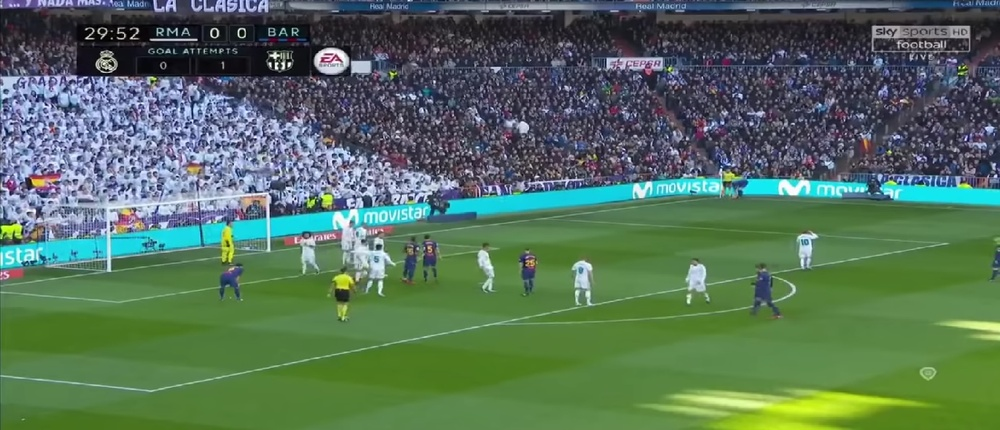
//> input picture vscode/image/sample.jpg, 1000 x 430 px, shrunk from 1620 x 696 before the run
$ ./cannyAndHough   (built with g++ and OpenCV 4)
//> lines starting //> are read from the running program, lines starting //| are printed output that depends on the picture
//> in readImage, image is the input picture: 430 rows x 1000 cols, CV_8UC3; mean B, G, R 91.7, 113, 85.8
#include <opencv2/opencv.hpp>
#include <iostream>

using namespace std;

void cannyAndHough(cv::Mat src, cv::Mat dst, double rho,
		double theta, int threshold, double minL, double minGap)
	{
//> called with rho = 1, theta = 0.0175, threshold = 200, minL = 100, minGap = 10
	using namespace cv;

	Mat gsrc,edges;
	cvtColor( src, gsrc, COLOR_BGR2GRAY );
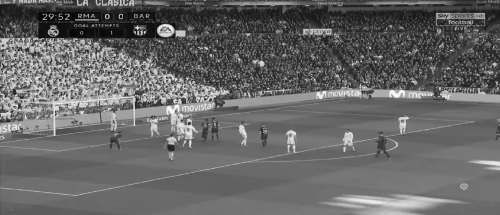
//> gsrc: 430 rows x 1000 cols, CV_8UC1 (shown at 1/2 size); min 0, max 254, mean 102.5
    Canny( gsrc, edges, 75, 25, 3 );
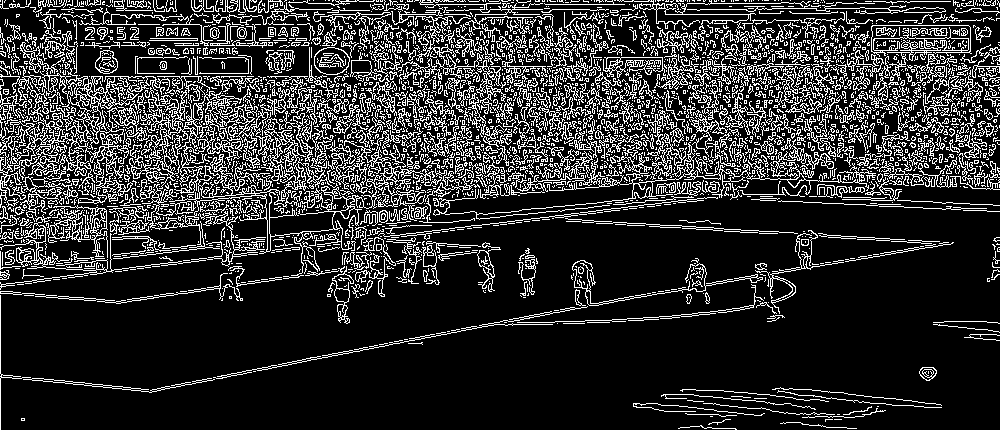
//> edges: 430 rows x 1000 cols, CV_8UC1; 18.8% white in thin lines or dots
	imshow("エッジ画像",edges);
    cvtColor( edges, dst, COLOR_GRAY2BGR );
//> dst: 430 rows x 1000 cols, CV_8UC3; 18.8% white in thin lines or dots
    vector<Vec4i> lines;
    HoughLinesP( edges, lines, rho, theta, threshold, minL, minGap);
//> lines = 323 lines (x1, y1, x2, y2), first 8: [67, 275, 341, 241], [320, 45, 623, 45], [1, 159, 549, 188], [0, 76, 441, 76], [332, 1, 733, 1], [409, 107, 670, 107], [439, 222, 696, 195], [1, 119, 448, 150]
    for( size_t i = 0; i < lines.size(); i++ ) {
        line( dst, Point(lines[i][0], lines[i][1]),
        Point( lines[i][2], lines[i][3]), Scalar(0,0,255), 1, 8 );
    }
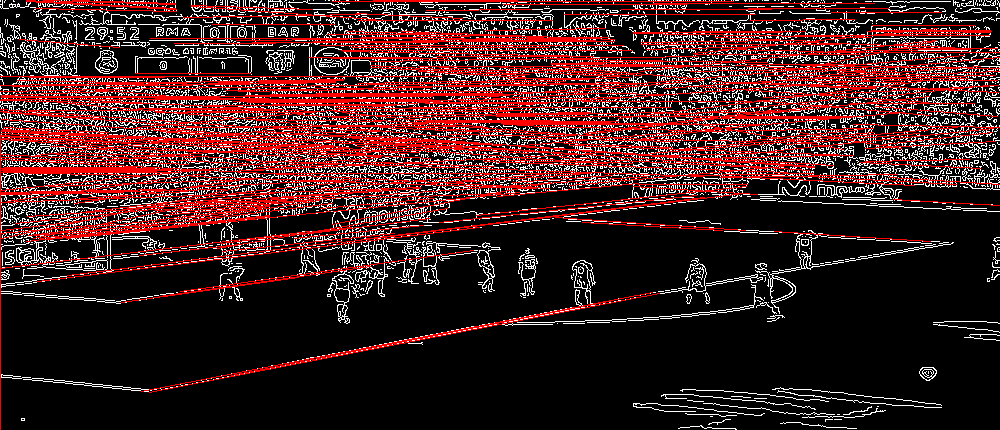
//> dst: 430 rows x 1000 cols, CV_8UC3; mean B, G, R 33.1, 33.1, 69.1
	if (cv::waitKey() == 'e')
//> the space key is pressed
	{
		cv::imwrite("../image/result/new-edges-result.png",edges);
	}
}

void readImage(char* name)
{
	cv::Mat image = cv::imread(name);
    int threshold = 200;
	double minL = 100;
	cv::Mat result = image.clone();

	if (image.empty())
	{
		cout << "画像ファイルを読み込めませんでした．" << endl;
		return;
	}

	cv::imshow("元画像", image);
    cannyAndHough(image, result, 1, CV_PI/180, threshold, minL, 10);
	cv::imshow("結果画像", result);

	if (cv::waitKey() == 's')
//> the space key is pressed
	{
		cv::imwrite("../image/result/new-hough-result.png",result);
	}

	cv::waitKey();
}

int main(int argc, char* argv[])
{
    if (argc < 2)
    {
        readImage("../image/sample.jpg");
    }
	else{
        readImage(argv[1]);
    }

	return 0;
}

$ run again, with vscode/image/angle1.png saved as vscode/image/sample.jpg
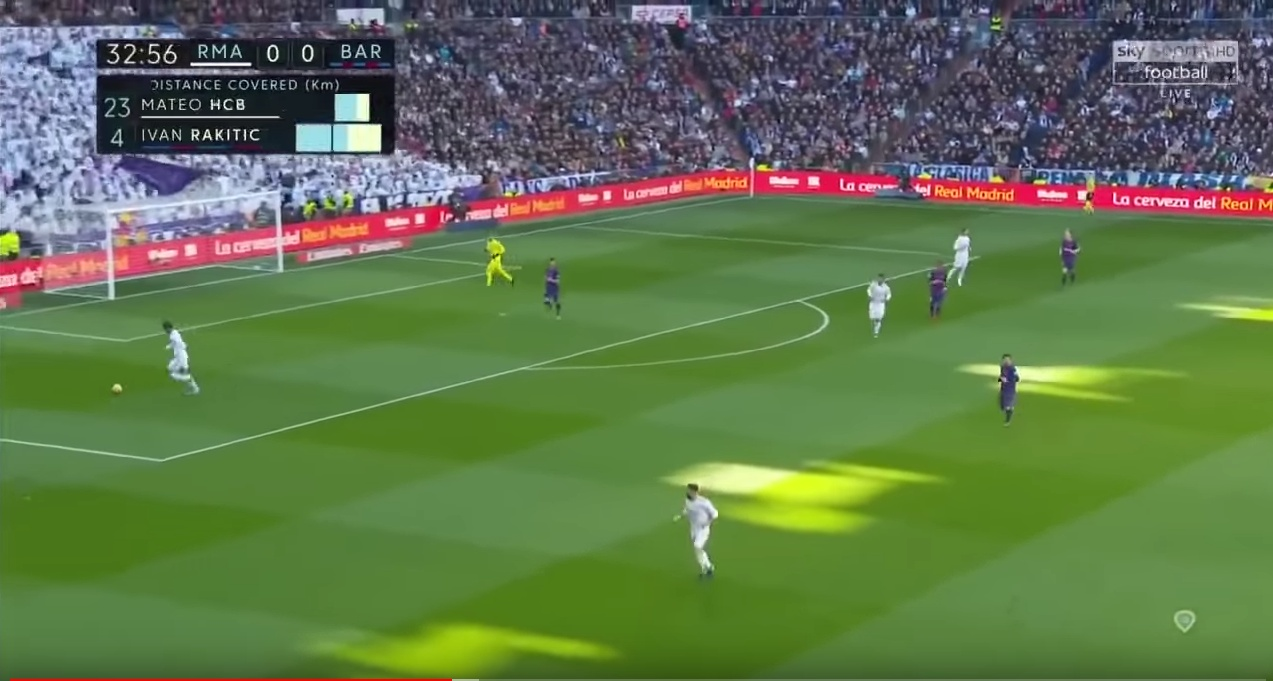
//> input picture vscode/image/angle1.png, 1273 x 681 px
//> in readImage, image is the input picture: 681 rows x 1273 cols, CV_8UC3; mean B, G, R 76.7, 118.9, 96.3
//> in cannyAndHough, `Canny( gsrc, edges, 75, 25, 3 );`:
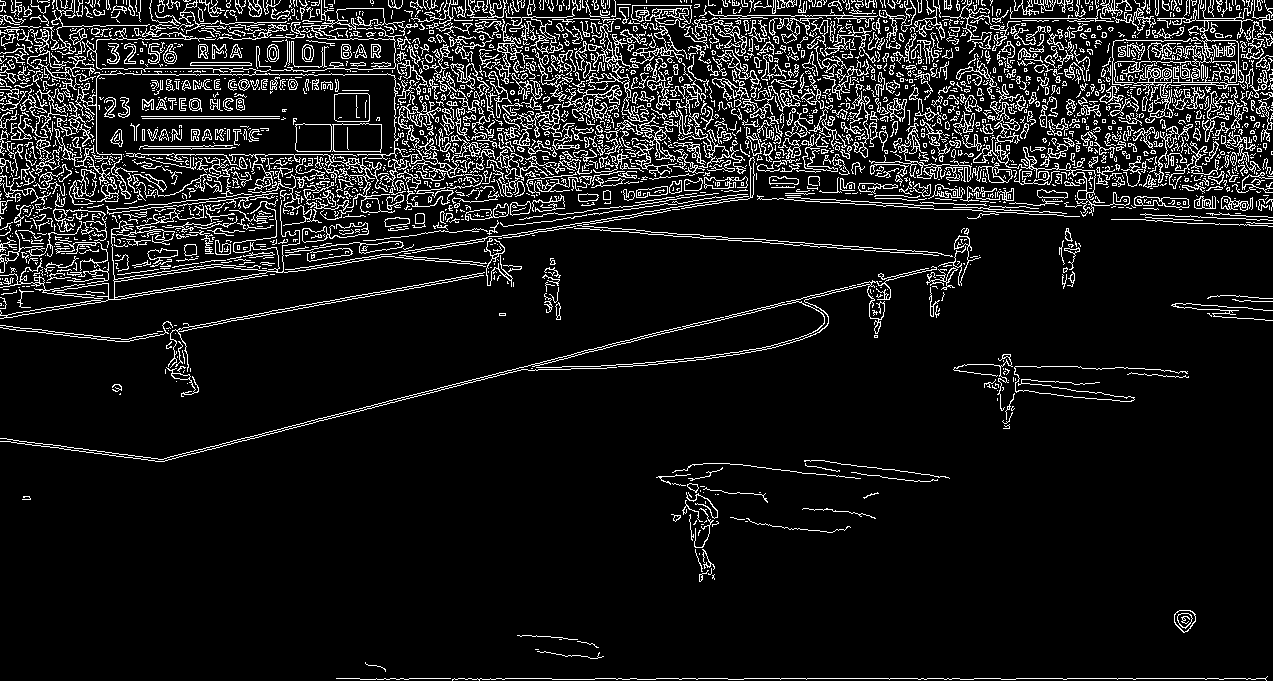
//> edges: 681 rows x 1273 cols, CV_8UC1; 10.1% white in thin lines or dots
//> lines = 281 lines (x1, y1, x2, y2), first 8: [744, 678, 959, 678], [877, 175, 1007, 155], [0, 315, 636, 214], [404, 253, 666, 211], [0, 74, 417, 74], [957, 18, 1243, 18], [141, 116, 279, 116], [3, 154, 516, 154]
//> after the loop in cannyAndHough, `for( size_t i = 0; i < lines.size(); i++ )`:
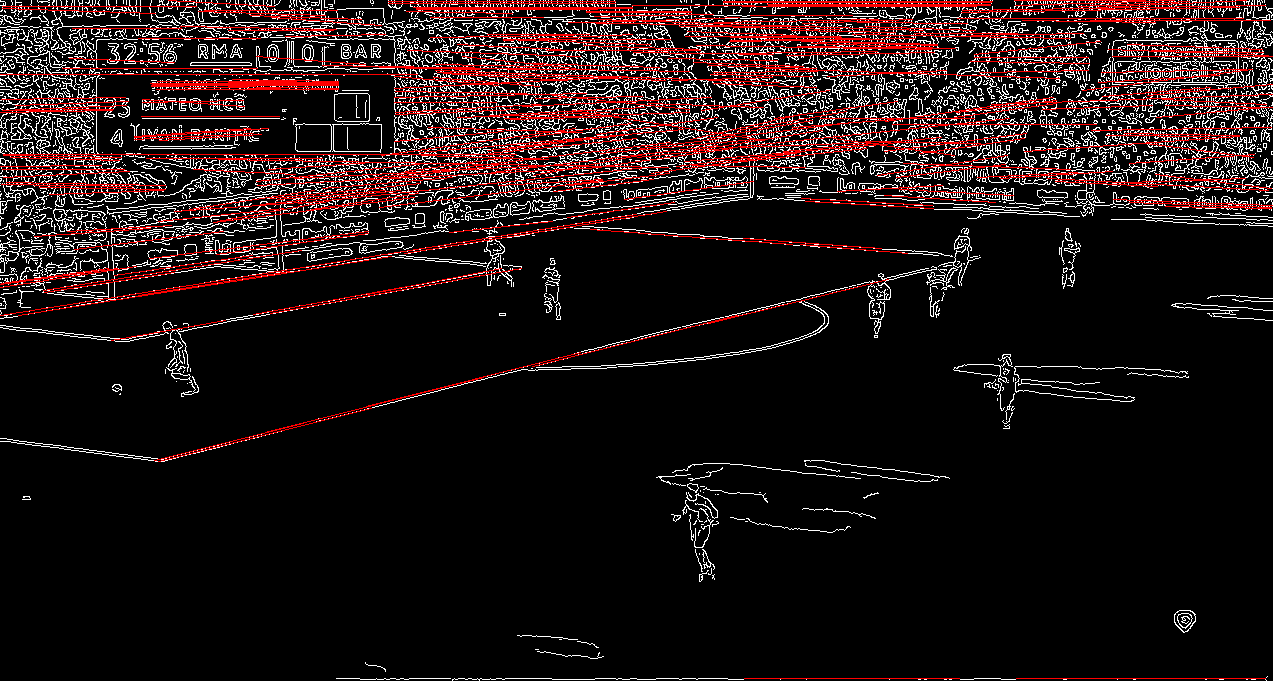
//> dst: 681 rows x 1273 cols, CV_8UC3; mean B, G, R 20.7, 20.7, 33.4

$ run again, with vscode/image/angle2.png saved as vscode/image/sample.jpg
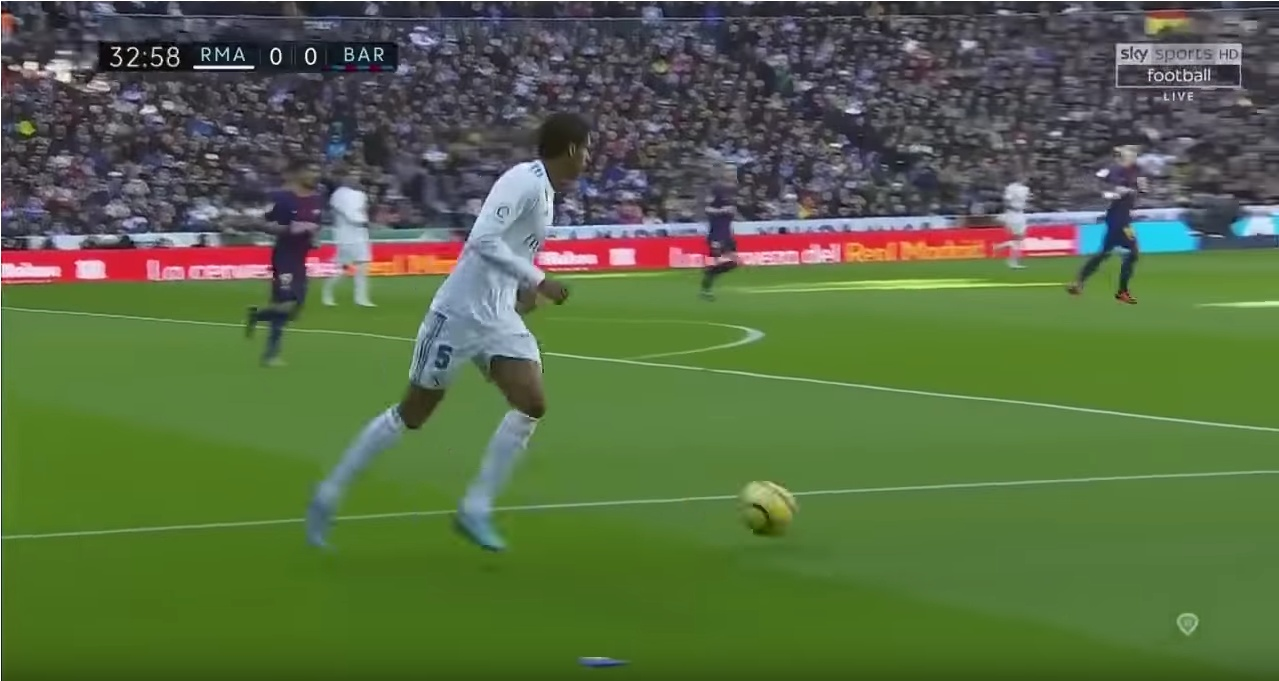
//> input picture vscode/image/angle2.png, 1279 x 681 px
//> in readImage, image is the input picture: 681 rows x 1279 cols, CV_8UC3; mean B, G, R 68.5, 106.6, 87.6
//> in cannyAndHough, `Canny( gsrc, edges, 75, 25, 3 );`:
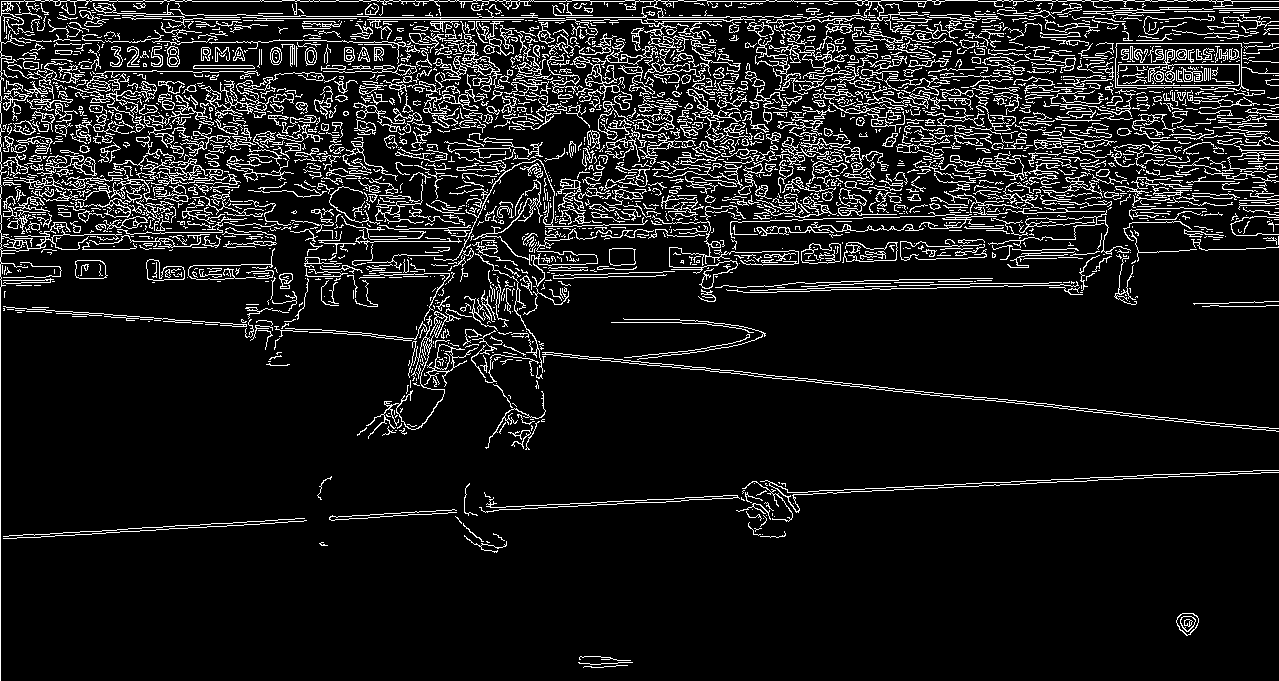
//> edges: 681 rows x 1279 cols, CV_8UC1; 10.4% white in thin lines or dots
//> lines = 116 lines (x1, y1, x2, y2), first 8: [590, 1, 880, 1], [658, 17, 781, 17], [481, 510, 649, 502], [1059, 408, 1278, 431], [604, 19, 793, 19], [0, 680, 0, 124], [536, 505, 954, 484], [774, 496, 1069, 481]
//> the loop in cannyAndHough, `for( size_t i = 0; i < lines.size(); i++ )` made 116 passes
//> after the loop in cannyAndHough, `for( size_t i = 0; i < lines.size(); i++ )`:
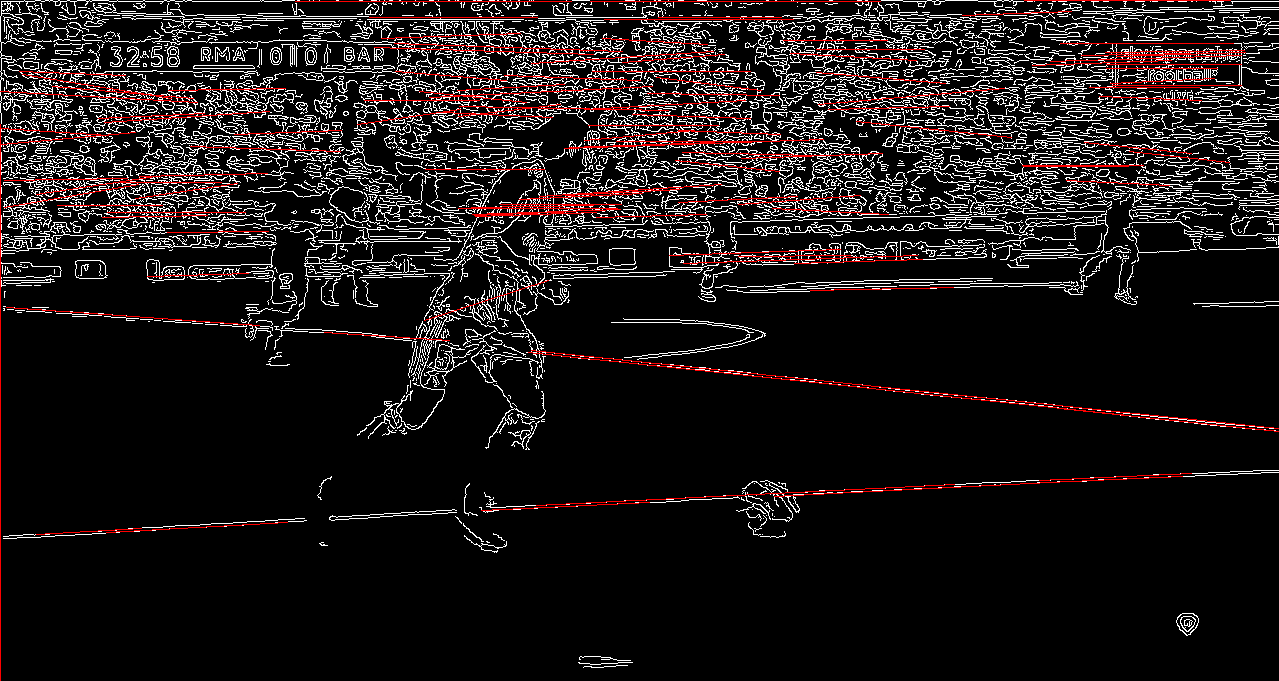
//> dst: 681 rows x 1279 cols, CV_8UC3; mean B, G, R 23.9, 23.9, 29.2
